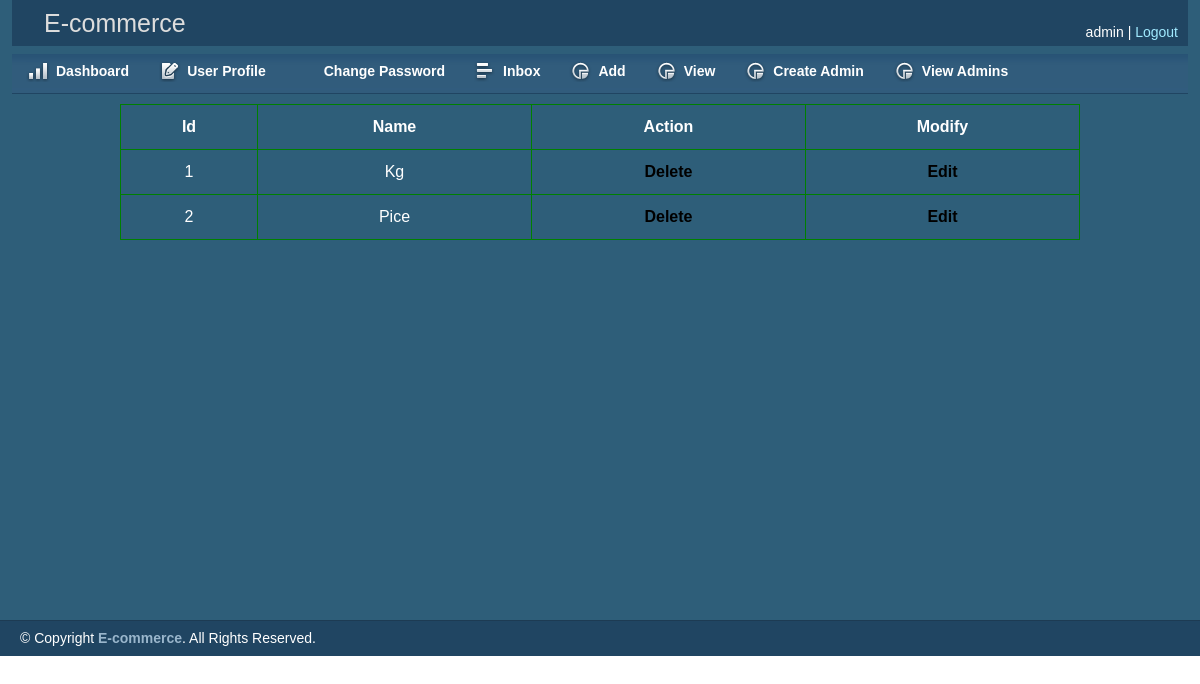
/admin/index.php?v=view-unites (signed in), run on the app's committed database.
### tables this page shows
CREATE TABLE `units` (
  `id` tinyint(3) UNSIGNED NOT NULL,
  `name` varchar(30) NOT NULL
);

### library/db.php (called while the page is built, shortened)
<?php
class Database{
	private $con;
	public function __construct(){
		$this->con = new mysqli("localhost","root","","ecommerce");
	}
	public function view($select, $table, $orders= "", $where = "", $relations="", $groupBy=""){
		$temp_orders = "";
		$temp_where = "";
		$sql = "select {$select} from {$table}";
		$sql = $sql . $temp_where . $groupBy .  $temp_orders;
		return $this->con->query($sql);
	}
}

### admin/views/view/view-unites.vie.php (the view)
<table  class="tbl">
	<tr>
		<th width='10%'>Id</th>
		<th width='20%'>Name</th>
		<th width='20%'>Action</th>
		<th width='20%'>Modify</th>
	</tr>
	<?php
	if ($sql = $db->view("*","units","","")) {
		while ($v =$sql->fetch_object()) {
			echo "<tr>";
			echo "<td>{$v->id}</td>";
			echo "<td>{$v->name}</td>";
			echo "<td><a href='index.php?i=delete-unites&id={$v->id}'>Delete</a></td>";
			echo "<td><a href='index.php?i=edit-unites&id={$v->id}'>Edit</a></td>";
			echo "</tr>";
		}
	}
	?>
</table>

### admin/css/layout.css (style rules this page uses)
body { background: #fff none repeat scroll 0 0; color: #444; font-size: 14px; padding: 0; }
a { color: #000; font-weight:bold; text-decoration: none; }

### admin/css/saif.css (style rules this page uses)
.tbl { width: 80%; text-align: center; margin: 0 auto; color: #fff; font-size: 16px; }
.tbl th,td { border: 1px solid green; padding: 10px 0; }

### data on the page
units: id "1", name "Kg"
units: id "2", name "Pice"

### other printed values
$_SESSION['name'] "admin"
